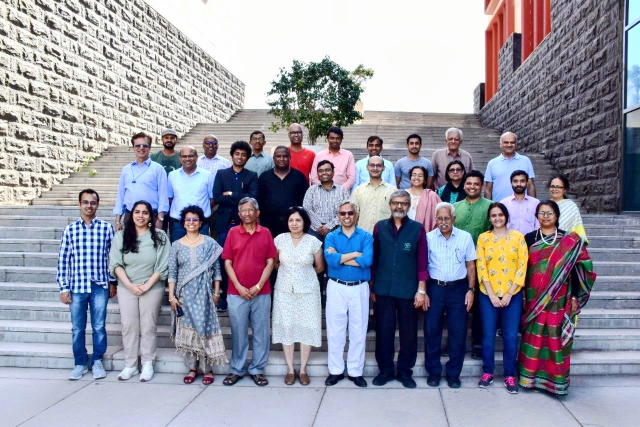
#> input picture Code/Plaksha_Faculty.jpg, 1280 x 854 px, found by its file name (shown at 1/2 size)
$ jupyter execute 'Lab 5-Spring 2026.ipynb'
#> lines starting #> are read from the running program, lines starting #| are printed output that depends on the picture; after the words box and inside, x2 and y2 are one past the last pixel; in counts of white or black regions, pixels touching at a corner belong together
#### Instructions
###### Follow the instructions given in comments prefixed with ## and write your code below that.
###### Also fill the partial code in given blanks.
###### Don't make any changes to the rest part of the codes

### Answer the questions given at the end of this notebook within your report.

### You would need to submit your GitHub repository link. Refer to the PDF document for the instructions and details.

[cell 1]
import cv2                          ## import cv2
import numpy as np                 ## import numpy
import matplotlib.pyplot as plt   ## import matplotlib pyplot
from sklearn.cluster import KMeans## import KMeans cluster from sklearn
from scipy.spatial import distance## import distance from scipy.spatial
from matplotlib.offsetbox import OffsetImage, AnnotationBbox

[cell 2]
## Reading the image plaksha_Faculty.jpg
img = cv2.imread('plaksha_Faculty.jpg')
#> img is the input picture: shape (854, 1280, 3); mean B, G, R 162.4, 149, 149.2

## Convert the image to grayscale
gray = cv2.cvtColor(img, cv2.COLOR_BGR2GRAY)
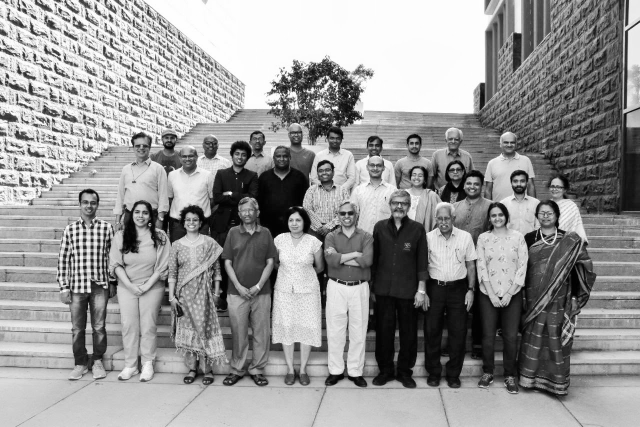
#> gray: shape (854, 1280) (shown at 1/2 size); min 0, max 255, mean 150.6

# Loading the required haar-cascade xml classifier file
face_cascade = cv2.CascadeClassifier(cv2.data.haarcascades + 'haarcascade_frontalface_default.xml')

# Applying the face detection method on the grayscale image.
faces_rect = face_cascade.detectMultiScale(gray, scaleFactor=1.3, minNeighbors=5)
#> faces_rect = 17 rows, first 6: [655, 265, 30, 30], [926, 354, 37, 37], [976, 417, 36, 36], [571, 427, 38, 38], [810, 273, 37, 37], [463, 296, 35, 35]
## Change the parameters for better detection of faces in your case.
faces_rect = face_cascade.detectMultiScale(gray, 1.05, 4, minSize=(25,25), maxSize=(50,50))
#> faces_rect = 30 rows, first 6: [322, 263, 33, 33], [654, 265, 31, 31], [500, 266, 30, 30], [892, 267, 31, 31], [409, 277, 28, 28], [812, 274, 34, 34]

# Define the text and font parameters
text = f"Faces: {len(faces_rect)}"
#> text = 'Faces: 30'
font = cv2.FONT_HERSHEY_SIMPLEX
font_scale = 1
font_color = (0, 0, 255)
font_thickness = 2

# Draw rectangles around detected faces
for (x, y, w, h) in faces_rect:
    cv2.rectangle(img, (x, y), (x+w, y+h), (0, 0, 255), 2)
#> this loop made 30 passes
#> (x, y, w, h) on passes 1 to 12: (322, 263, 33, 33), (654, 265, 31, 31), (500, 266, 30, 30), (892, 267, 31, 31), (409, 277, 28, 28), (812, 274, 34, 34), (464, 296, 33, 33), (632, 328, 34, 34), (819, 337, 33, 33), (570, 426, 39, 39), (576, 253, 32, 32), (1003, 273, 32, 32)
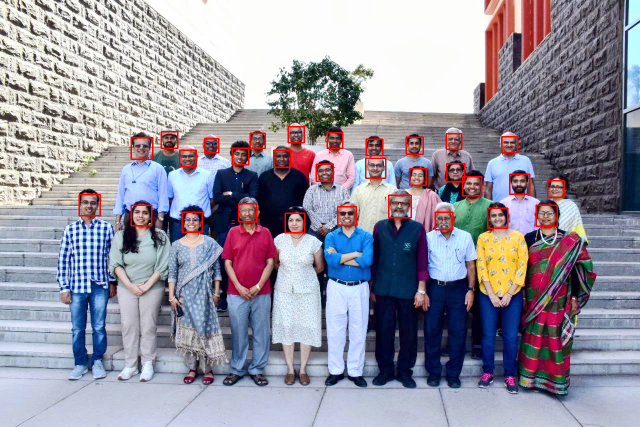
#> img: shape (854, 1280, 3) (shown at 1/2 size); 1.17% of pixels changed, all inside (x1, y1, x2, y2) = (157, 252, 1130, 467)

# Position the text on the image
text_size = cv2.getTextSize(text, font, font_scale, font_thickness)[0]
#> text_size = (158, 22)
text_x = (img.shape[1] - text_size[0] + 400) // 2
#> text_x = 761
text_y = (img.shape[0] // 2 + text_size[1]) // 2
#> text_y = 224

cv2.putText(
    img,
    text,
    (text_x, text_y),
    font,
    font_scale,
    font_color,
    font_thickness,
    cv2.LINE_AA
)
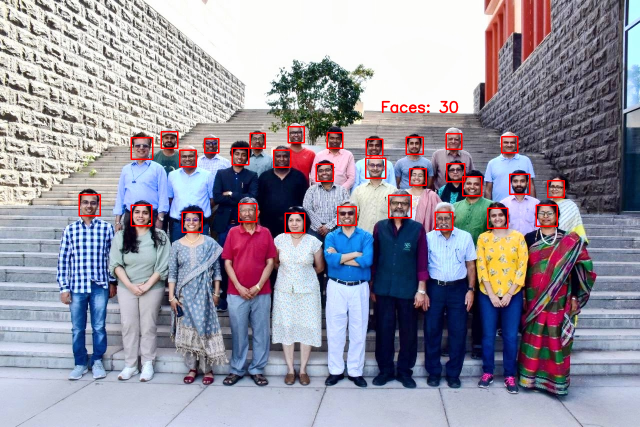
#> img: shape (854, 1280, 3) (shown at 1/2 size); 0.15% of pixels changed, all inside (x1, y1, x2, y2) = (763, 201, 917, 227)

## Display the image and window title should be "Total number of face detected are #"
cv2.imwrite("faculty_faces_detected.jpg", img)
cv2.imshow(f"Total number of face detected are {len(faces_rect)}", img)
cv2.waitKey(0)
cv2.destroyAllWindows()

[cell 3]
from matplotlib.offsetbox import OffsetImage, AnnotationBbox
# Extract face region features (Hue and Saturation)
img_hsv = cv2.cvtColor(img, cv2.COLOR_BGR2HSV) ## call the img and convert it from BGR to HSV and store in img_hsv
#> img_hsv: shape (854, 1280, 3); mean H, S, V 86, 70.3, 173.2
hue_saturation = []
face_images = []  # To store detected face images

for (x, y, w, h) in faces_rect:
    face = img_hsv[y:y + h, x:x + w]
    hue = np.mean(face[:, :, 0])
    saturation = np.mean(face[:, :, 1])
    hue_saturation.append((hue, saturation))
    face_images.append(face)
#> this loop made 30 passes
#> (x, y, w, h, hue, saturation) on passes 1 to 12: (322, 263, 33, 33, 59.29, 121.7), (654, 265, 31, 31, 50.4, 133.1), (500, 266, 30, 30, 34.12, 118.3), (892, 267, 31, 31, 81.31, 108.2), (409, 277, 28, 28, 108, 121.1), (812, 274, 34, 34, 62.79, 116.9), (464, 296, 33, 33, 42.56, 134.3), (632, 328, 34, 34, 81.22, 114.8), (819, 337, 33, 33, 36.69, 114.4), (570, 426, 39, 39, 55.81, 115.3), (576, 253, 32, 32, 78.22, 99.11), (1003, 273, 32, 32, 51.71, 106.9)
#> after the loop, face_images = 30 items; hue_saturation = 30 pairs, first value 23.14 to 120.8, second value 80.77 to 134.3

hue_saturation = np.array(hue_saturation)

## Perform k-Means clustering on hue_saturation and store in kmeans
kmeans = KMeans(n_clusters=2, random_state=0).fit(hue_saturation)
#centroids = kmeans.cluster_centers_
#labels = kmeans.labels_

# Create a figure and axis
fig, ax = plt.subplots(figsize=(12, 6))

# Plot the clustered faces with custom markers
for i, (x,y,w,h ) in enumerate(faces_rect):
    im = OffsetImage(cv2.cvtColor(cv2.resize(face_images[i], (20, 20)), cv2.COLOR_HSV2RGB))
    ab = AnnotationBbox(im, (hue_saturation[i, 0], hue_saturation[i, 1]), frameon=False, pad=0)
    ax.add_artist(ab)
    plt.plot(hue_saturation[i, 0], hue_saturation[i, 1])


## Put x label
## Put y label
## Put title
## Put grid
## show the plot
ax.set_xlabel("Hue")
ax.set_ylabel("Saturation")
ax.set_title("K-Means Clustering of Faces based on HSV Features")
ax.grid(True)

plt.show()
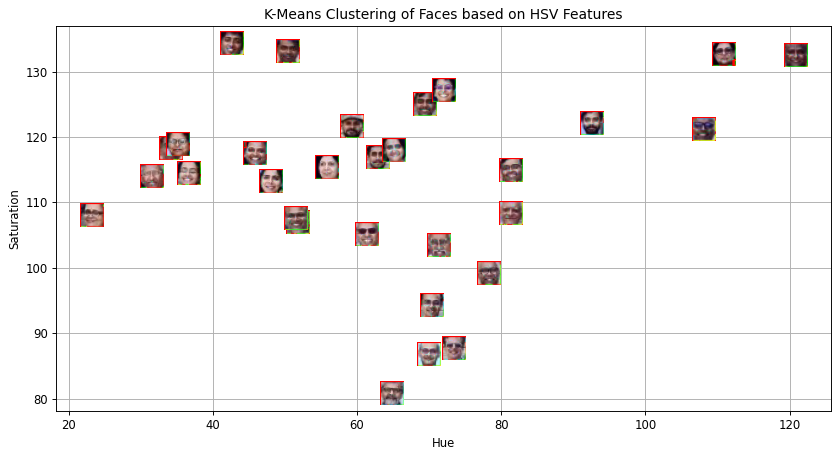
#> figure drawn by matplotlib, 1 panel

[cell 4]
# Create an empty list to store legend labels
legend_labels = []

# Create lists to store points for each cluster
cluster_0_points = []
cluster_1_points = []

# Your code for scatter plot goes here
fig, ax = plt.subplots(figsize=(12, 6))
for i, (x, y, w, h) in enumerate(faces_rect):
    if kmeans.labels_[i] == 0:
        cluster_0_points.append((hue_saturation[i, 0], hue_saturation[i, 1]))
    else:
        cluster_1_points.append((hue_saturation[i, 0], hue_saturation[i, 1]))
#> after the loop, cluster_0_points = [(59.29, 121.7), (50.4, 133.1), (34.12, 118.3), (42.56, 134.3), (36.69, 114.4), (55.81, 115.3), (51.71, 106.9), (45.8, 117.5), (23.14, 108), (31.55, 113.9), (48.03, 113.2), (51.53, 107.6), (35.11, 118.8)]; cluster_1_points = [(81.31, 108.2), (108, 121.1), (62.79, 116.9), (81.22, 114.8), (78.22, 99.11), (69.39, 125), (120.8, 132.5), (110.9, 132.6), (72, 127.1), (69.96, 86.68), (92.49, 122), (61.3, 105.1), (65.06, 117.9), (70.27, 94.28), (71.27, 103.4), (73.39, 87.63), (64.75, 80.77)]


cluster_0_points = np.array(cluster_0_points)
#> cluster_0_points = 13 rows, first 8: [59.29, 121.7], [50.4, 133.1], [34.12, 118.3], [42.56, 134.3], [36.69, 114.4], [55.81, 115.3], [51.71, 106.9], [45.8, 117.5]
# Plot points for cluster 0 in green
plt.scatter(cluster_0_points[:, 0], cluster_0_points[:, 1], color='green', label='Cluster 0')


cluster_1_points = np.array(cluster_1_points)
#> cluster_1_points = 17 rows, first 8: [81.31, 108.2], [108, 121.1], [62.79, 116.9], [81.22, 114.8], [78.22, 99.11], [69.39, 125], [120.8, 132.5], [110.9, 132.6]
# Plot points for cluster 1 in blue
plt.scatter(cluster_1_points[:, 0], cluster_1_points[:, 1], color='blue', label='Cluster 1')

# Calculate and plot centroids
centroid_0 = kmeans.cluster_centers_[0]
#> centroid_0 = [43.52, 117.2]
centroid_1 = kmeans.cluster_centers_[1]
#> centroid_1 = [79.59, 110.3]

# Plot both the centroid for cluster 0 and cluster 1
plt.scatter(centroid_0[0], centroid_0[1], color='green', marker='x', s=200, label='Centroid 0')
plt.scatter(centroid_1[0], centroid_1[1], color='blue', marker='x', s=200, label='Centroid 1')

## Put x label
## Put y label
## Put title
## Add a legend
## Add grid
## Show the plot
plt.xlabel("Hue")
plt.ylabel("Saturation")
plt.title("K-Means Clustering of Faces (HSV Feature Space)")
plt.legend()
plt.grid(True)
plt.show()
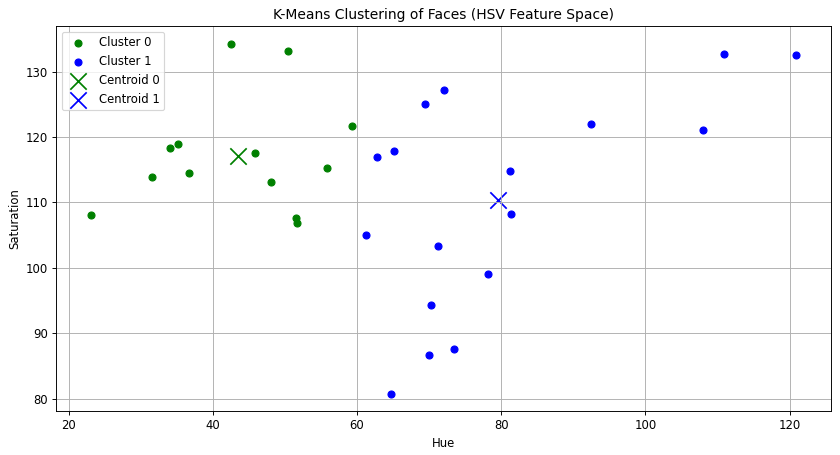
#> figure drawn by matplotlib, 1 panel

[cell 5]
## Read the class of the template image 'Dr_Shashi_Tharoor.jpg' using cv2 and store it in template_img
template_img = cv2.imread('Dr_Shashi_Tharoor.jpg')
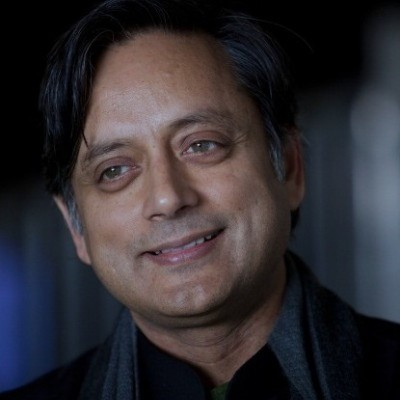
#> input picture Code/Dr_Shashi_Tharoor.jpg, 400 x 400 px
#> template_img is the input picture: shape (400, 400, 3); mean B, G, R 49.8, 45.4, 49.1
# Detect face  in the template image after converting it to gray and store it in template_faces
template_gray = cv2.cvtColor(template_img, cv2.COLOR_BGR2GRAY)
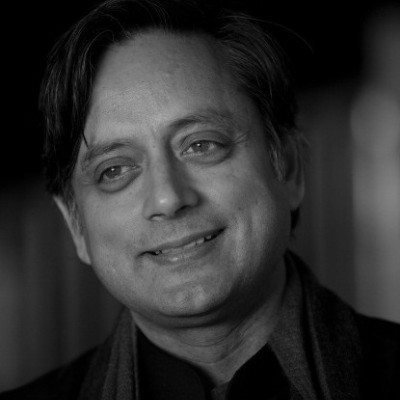
#> template_gray: shape (400, 400); min 0, max 188, mean 47
template_faces = face_cascade.detectMultiScale(template_gray, scaleFactor=1.3, minNeighbors=5)
#> template_faces = [[46, 61, 249, 249]]
# Draw rectangles around the detected faces
for (x, y, w, h) in template_faces:
    cv2.rectangle(template_img, (x, y), (x + w, y + h), (0, 255, 0), 3)
#> this loop made 1 pass
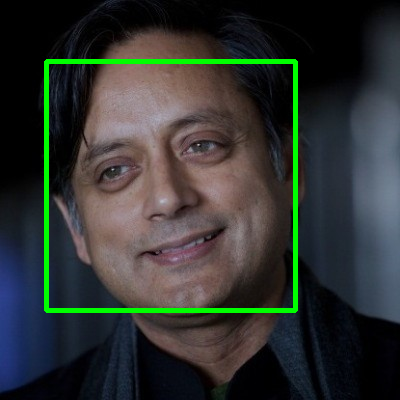
#> template_img: shape (400, 400, 3); 3.1% of pixels changed, all inside (x1, y1, x2, y2) = (44, 59, 298, 313)
cv2.imwrite("template_face_detected.jpg", template_img)
cv2.imshow("Template Face Detection", template_img)
cv2.waitKey(0)
cv2.destroyAllWindows()

[cell 6]
# Convert the template image to HSV color space and store it in template_hsv
template_hsv = cv2.cvtColor(cv2.imread('Dr_Shashi_Tharoor.jpg'), cv2.COLOR_BGR2HSV)
#> template_hsv: shape (400, 400, 3); mean H, S, V 66.8, 85.4, 57.9

# Extract hue and saturation features from the template image as we did it for detected faces.
for (x, y, w, h) in template_faces:
    template_face = template_hsv[y:y+h, x:x+w]

template_hue = np.mean(template_face[:, :, 0])
#> template_hue = 52.97
template_saturation = np.mean(template_face[:, :, 1])
#> template_saturation = 69.57

# Predict the cluster label for the template image and store it in template_label
template_label = kmeans.predict([[template_hue, template_saturation]])[0]
#> template_label = 0

# Create a figure and axis for visualization
fig, ax = plt.subplots(figsize=(12, 6))

# Plot the clustered faces with custom markers (similar to previous code)
for i, (x, y, w, h) in enumerate(faces_rect):
    color = 'red' if kmeans.labels_[i] == 0 else 'blue'
    im = OffsetImage(cv2.cvtColor(cv2.resize(face_images[i], (20, 20)), cv2.COLOR_HSV2RGB))
    ab = AnnotationBbox(im, (hue_saturation[i, 0], hue_saturation[i, 1]), frameon=False, pad=0)
    ax.add_artist(ab)
    plt.plot(hue_saturation[i, 0], hue_saturation[i, 1], 'o', markersize=5, color=color)
#> this loop made 30 passes

# Plot the template image in the respective cluster
if template_label == 0:
    color = 'red'
else:
    color = 'blue'

im = OffsetImage(
    cv2.cvtColor(cv2.resize(template_face, (20, 20)), cv2.COLOR_HSV2RGB)
)

ab = AnnotationBbox(
    im,
    (template_hue, template_saturation),
    frameon=False,
    pad=0
)

ax.add_artist(ab)

## Put x label
## Put y label
## Put title
## Add grid
## show plot
ax.set_xlabel("Hue")
ax.set_ylabel("Saturation")
ax.set_title("Template Face Cluster Assignment")
ax.grid(True)
ax.set_xlim(min(hue_saturation[:,0].min(), template_hue) - 5,
            max(hue_saturation[:,0].max(), template_hue) + 5)

ax.set_ylim(min(hue_saturation[:,1].min(), template_saturation) - 5,
            max(hue_saturation[:,1].max(), template_saturation) + 5)
plt.show()
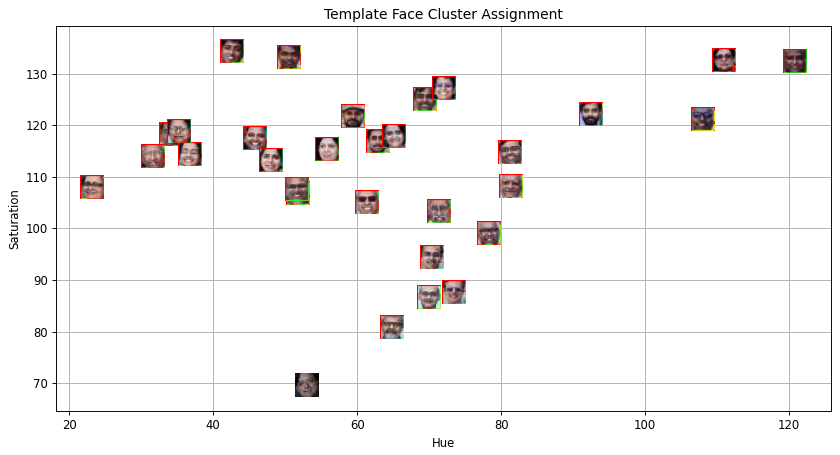
#> figure drawn by matplotlib, 1 panel

[cell 7]
# Create an empty list to store legend labels
legend_labels = []

# Create lists to store points for each cluster
cluster_0_points = []
cluster_1_points = []

# Your code for scatter plot goes here
fig, ax = plt.subplots(figsize=(12, 6))
for i, (x, y, w, h) in enumerate(faces_rect):
    if kmeans.labels_[i] == 0:
        cluster_0_points.append((hue_saturation[i, 0], hue_saturation[i, 1]))
    else:
        cluster_1_points.append((hue_saturation[i, 0], hue_saturation[i, 1]))
#> after the loop, cluster_0_points = [(59.29, 121.7), (50.4, 133.1), (34.12, 118.3), (42.56, 134.3), (36.69, 114.4), (55.81, 115.3), (51.71, 106.9), (45.8, 117.5), (23.14, 108), (31.55, 113.9), (48.03, 113.2), (51.53, 107.6), (35.11, 118.8)]; cluster_1_points = [(81.31, 108.2), (108, 121.1), (62.79, 116.9), (81.22, 114.8), (78.22, 99.11), (69.39, 125), (120.8, 132.5), (110.9, 132.6), (72, 127.1), (69.96, 86.68), (92.49, 122), (61.3, 105.1), (65.06, 117.9), (70.27, 94.28), (71.27, 103.4), (73.39, 87.63), (64.75, 80.77)]

# Plot points for cluster 0 in green
cluster_0_points = np.array(cluster_0_points)
#> cluster_0_points = 13 rows, first 8: [59.29, 121.7], [50.4, 133.1], [34.12, 118.3], [42.56, 134.3], [36.69, 114.4], [55.81, 115.3], [51.71, 106.9], [45.8, 117.5]
plt.scatter(cluster_0_points[:, 0], cluster_0_points[:, 1],color='green', label='Cluster 0')

# Plot points for cluster 1 in blue
cluster_1_points = np.array(cluster_1_points)
#> cluster_1_points = 17 rows, first 8: [81.31, 108.2], [108, 121.1], [62.79, 116.9], [81.22, 114.8], [78.22, 99.11], [69.39, 125], [120.8, 132.5], [110.9, 132.6]
plt.scatter(cluster_1_points[:, 0], cluster_1_points[:, 1],color='blue', label='Cluster 1')

# Calculate and plot centroids for both the clusters
centroid_0 = kmeans.cluster_centers_[0]
centroid_1 = kmeans.cluster_centers_[1]
plt.scatter(centroid_0[0], centroid_0[1],marker='x', s=200, color='green', label='Centroid 0') ## plot for centroid 0
plt.scatter(centroid_1[0], centroid_1[1],marker='x', s=200, color='blue', label='Centroid 1')  ## plot for centroid 1
plt.plot(template_hue, template_saturation, marker='o', c= 'violet',markersize= 10, label=f'Class {template_label}' )

## Put x label
## Put y label
## Put title
## Add a legend
## Add grid
## show the plot
plt.xlabel("Hue")
plt.ylabel("Saturation")
plt.title("Template Face Classification in HSV Feature Space")
plt.legend()
plt.grid(True)
plt.show()
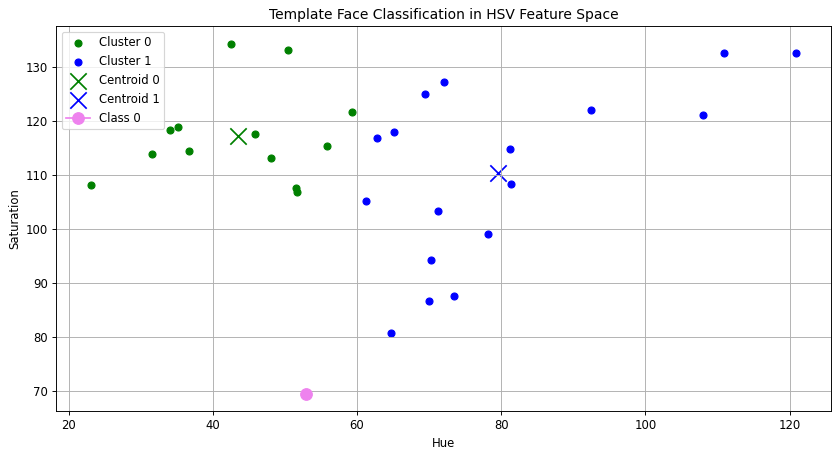
#> figure drawn by matplotlib, 1 panel

                                            ## End of the lab 5 ##
